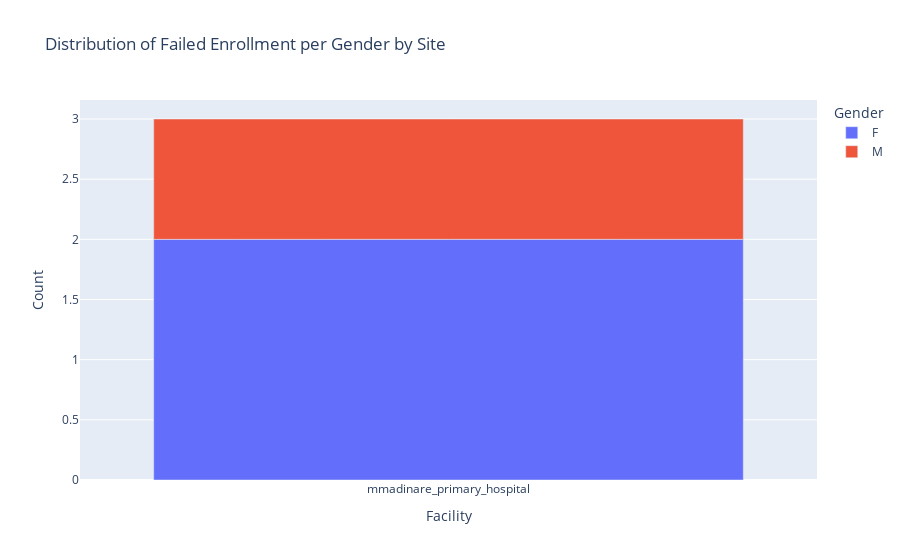

Notebook cell for this chart:
### Code cell
"""
Enrollment by site
-passed screening
-failed screening
-total screening
"""
fail_call_en_res = pl_failed_en.group_by(["facility", "gender"]).agg(pl.col("gender").count().alias("count"))
res_pd = fail_call_en_res.to_pandas()
fig = px.bar(res_pd, x='facility', y='count', color='gender',
             labels={'facility': 'Facility', 'count': 'Count', 'gender': 'Gender'},
             title='Distribution of Failed Enrollment per Gender by Site')

fig.show()

### Figure 1 — Plotly figure (JSON) as saved in the notebook; plotly's stock layout.template omitted (floating-point values rounded to 4 significant figures)
{"data": [{"alignmentgroup": "True", "hovertemplate": "Gender=F<br>Facility=%{x}<br>Count=%{y}<extra></extra>", "legendgroup": "F", "marker": {"color": "#636efa", "pattern": {"shape": ""}}, "name": "F", "offsetgroup": "F", "orientation": "v", "showlegend": true, "textposition": "auto", "type": "bar", "x": ["mmadinare_primary_hospital"], "xaxis": "x", "y": [2], "yaxis": "y"}, {"alignmentgroup": "True", "hovertemplate": "Gender=M<br>Facility=%{x}<br>Count=%{y}<extra></extra>", "legendgroup": "M", "marker": {"color": "#EF553B", "pattern": {"shape": ""}}, "name": "M", "offsetgroup": "M", "orientation": "v", "showlegend": true, "textposition": "auto", "type": "bar", "x": ["mmadinare_primary_hospital"], "xaxis": "x", "y": [1], "yaxis": "y"}], "layout": {"barmode": "relative", "legend": {"title": {"text": "Gender"}, "tracegroupgap": 0}, "title": {"text": "Distribution of Failed Enrollment per Gender by Site"}, "xaxis": {"anchor": "y", "domain": [0, 1], "title": {"text": "Facility"}}, "yaxis": {"anchor": "x", "domain": [0, 1], "title": {"text": "Count"}}}}
